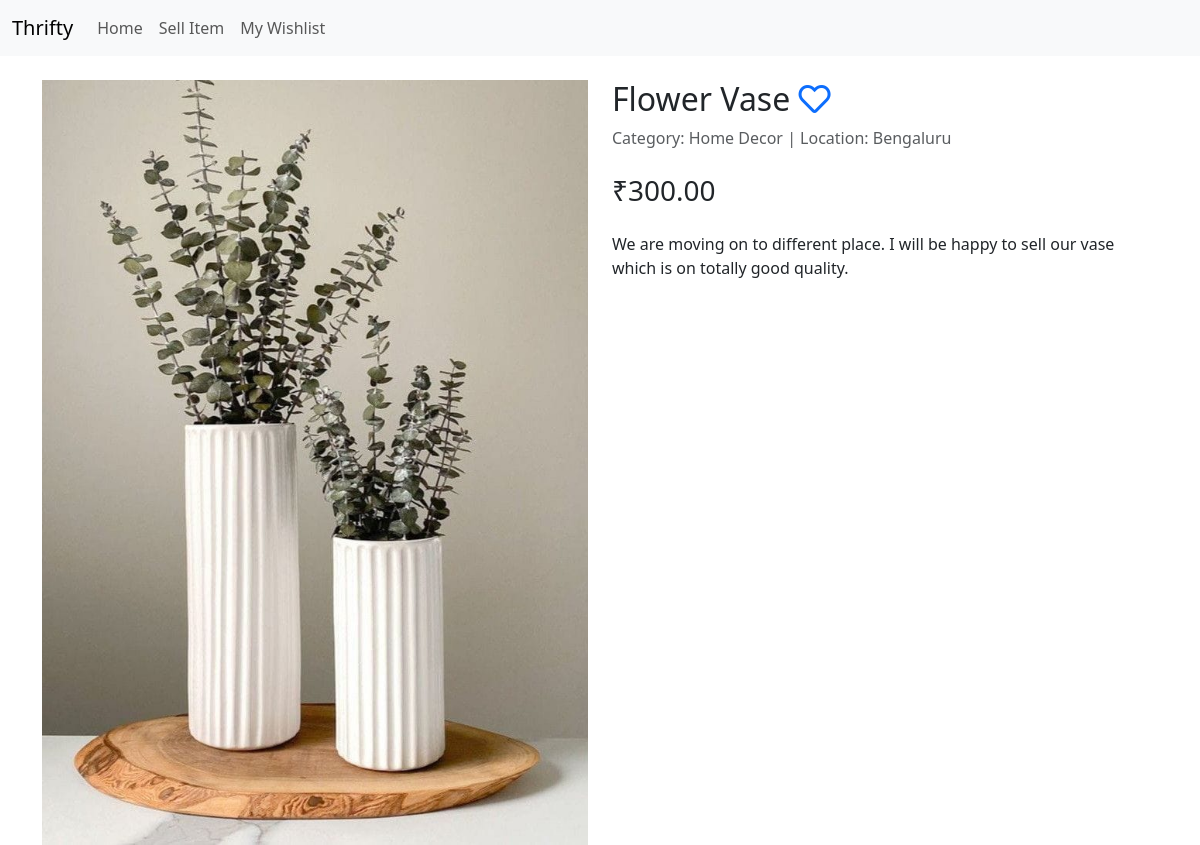
Screenshot of /product/2/ with the database file from the repository.
### listings/models.py (models this page shows, shortened)
class Listing(models.Model):
    CATEGORY_CHOICES = (
        ('Apparel', 'Apparel'),
        ('Electronics', 'Electronics'),
        ('Home Decor', 'Home Decor'),
        ('Books', 'Books'),
        ('Collectibles', 'Collectibles'),
        ('Other', 'Other'),
    )
    title = models.CharField(max_length=100)
    description = models.TextField()
    price = models.DecimalField(max_digits=10, decimal_places=2)
    location = models.CharField(max_length=100)
    category = models.CharField(max_length=20, choices=CATEGORY_CHOICES, default='Other')
    image = models.ImageField(upload_to='listing_images/')
    date_posted = models.DateTimeField(default=timezone.now)

### listings/views.py (the view)
# urls.py: path('product/<int:product_id>/', views.product_detail, name='product_detail'),
def product_detail(request, product_id):
    product = get_object_or_404(Listing, id=product_id)
    favorites_list_ids = request.session.get('favorites', [])
    context = {
        'product': product,
        'is_favorited': product.id in favorites_list_ids,
    }
    return render(request, 'product_detail.html', context)

### listings/templates/product_detail.html
{% extends 'base.html' %}
{% block content %}
<div class="row">
    <div class="col-md-6">
        <img src="{{ product.image.url }}" class="img-fluid" alt="{{ product.title }}">
    </div>
    <div class="col-md-6">
        <h2>
            {{ product.title }}
            <a href="{% url 'toggle_favorite' product.id %}">
                {% if is_favorited %}
                    <i class="fas fa-heart text-danger"></i>
                {% else %}
                    <i class="far fa-heart"></i>
                {% endif %}
            </a>
        </h2>
        <p class="text-muted">Category: {{ product.category }} | Location: {{ product.location }}</p>
        <h3 class="mt-4">₹{{ product.price }}</h3>
        <p class="mt-4">{{ product.description }}</p>
    </div>
</div>
{% endblock %}

### rows the page displays
Listing: image (picture), title "Flower Vase", category "Home Decor", location "Bengaluru", price "300.00", description "We are moving on to different place. I will be happy to sell our vase which is on totally good quality."
